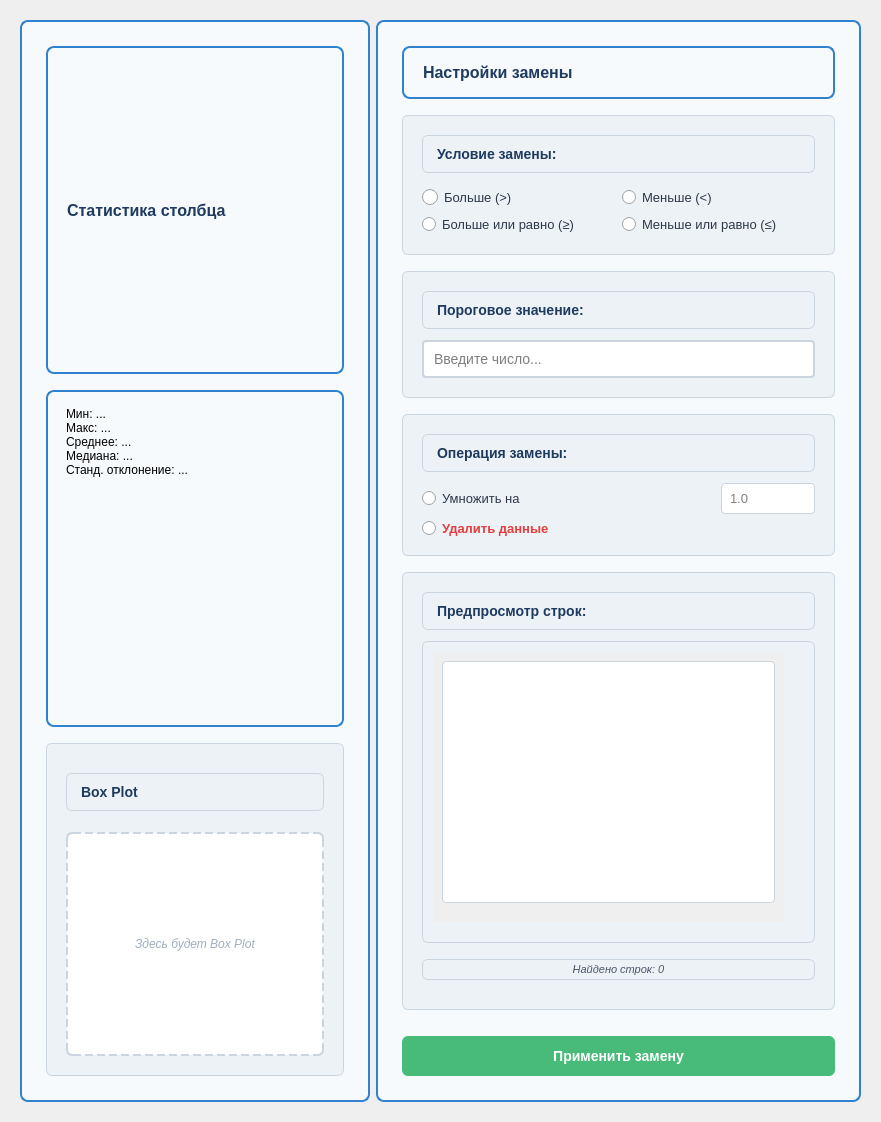
                    <widget class="QWidget" name="scrollAreaWidgetContents_7">
                     <property name="geometry">
                      <rect>
                       <x>0</x>
                       <y>0</y>
                       <width>881</width>
                       <height>1122</height>
                      </rect>
                     </property>
                     <layout class="QVBoxLayout" name="verticalLayout_20">
                      <item>
                       <widget class="QFrame" name="replace_numeric_content_frame">
                        <property name="minimumSize">
                         <size>
                          <width>0</width>
                          <height>1100</height>
                         </size>
                        </property>
                        <property name="styleSheet">
                         <string notr="true">QFrame {
    background-color: transparent;
    border: none;
}</string>
                        </property>
                        <layout class="QHBoxLayout" name="horizontalLayout_replace_numeric_content">
                         <item>
                          <widget class="QFrame" name="replace_numeric_left_frame">
                           <property name="minimumSize">
                            <size>
                             <width>350</width>
                             <height>800</height>
                            </size>
                           </property>
                           <property name="styleSheet">
                            <string notr="true">QFrame {
    background-color: #f7fafc;
    border: 2px solid #3182ce;
    border-radius: 8px;
    padding: 15px;
}</string>
                           </property>
                           <layout class="QVBoxLayout" name="verticalLayout_replace_numeric_left">
                            <item>
                             <widget class="QLabel" name="replace_numeric_stats_label">
                              <property name="styleSheet">
                               <string notr="true">color: #1e3a5f;
font-size: 16px;
font-weight: bold;
text-align: center;
margin-bottom: 10px;</string>
                              </property>
                              <property name="text">
                               <string>Статистика столбца</string>
                              </property>
                             </widget>
                            </item>
                            <item>
                             <widget class="QLabel" name="replace_numeric_stats_text">
                              <property name="styleSheet">
                               <string notr="true">color: #2d3748;
font-size: 13px;
padding: 10px;
background-color: #edf2f7;
border-radius: 6px;
border-left: 4px solid #3182ce;
font-family: &quot;Consolas&quot;, monospace;
word-wrap: break-word;
}</string>
                              </property>
                              <property name="text">
                               <string>Мин: ...
Макс: ...
Среднее: ...
Медиана: ...
Станд. отклонение: ...</string>
                              </property>
                              <property name="alignment">
                               <set>Qt::AlignLeading</set>
                              </property>
                             </widget>
                            </item>
                            <item>
                             <widget class="QFrame" name="replace_numeric_boxplot_frame">
                              <property name="styleSheet">
                               <string notr="true">QFrame {
    background-color: #edf2f7;
    border: 1px solid #cbd5e0;
    border-radius: 6px;
    padding: 10px;
    margin-top: 10px;
}</string>
                              </property>
                              <layout class="QVBoxLayout" name="verticalLayout_replace_boxplot">
                               <item>
                                <widget class="QLabel" name="replace_numeric_boxplot_label">
                                 <property name="styleSheet">
                                  <string notr="true">color: #1e3a5f;
font-size: 14px;
font-weight: bold;
text-align: center;
margin-bottom: 5px;</string>
                                 </property>
                                 <property name="text">
                                  <string>Box Plot</string>
                                 </property>
                                </widget>
                               </item>
                               <item>
                                <widget class="QLabel" name="replace_numeric_boxplot_placeholder">
                                 <property name="styleSheet">
                                  <string notr="true">QLabel {
    background-color: white;
    border: 2px dashed #cbd5e0;
    border-radius: 6px;
    min-height: 200px;
    color: #a0aec0;
    font-style: italic;
}</string>
                                 </property>
                                 <property name="text">
                                  <string>Здесь будет Box Plot</string>
                                 </property>
                                 <property name="alignment">
                                  <set>Qt::AlignCenter</set>
                                 </property>
                                </widget>
                               </item>
                              </layout>
                             </widget>
                            </item>
                           </layout>
                          </widget>
                         </item>
                         <item>
                          <widget class="QFrame" name="replace_numeric_right_frame">
                           <property name="minimumSize">
                            <size>
                             <width>450</width>
                             <height>1000</height>
                            </size>
                           </property>
                           <property name="styleSheet">
                            <string notr="true">QFrame {
    background-color: #f7fafc;
    border: 2px solid #3182ce;
    border-radius: 8px;
    padding: 15px;
}</string>
                           </property>
                           <layout class="QVBoxLayout" name="verticalLayout_replace_numeric_right">
                            <item>
                             <widget class="QLabel" name="replace_numeric_settings_label">
                              <property name="styleSheet">
                               <string notr="true">color: #1e3a5f;
font-size: 16px;
font-weight: bold;
text-align: center;
margin-bottom: 10px;</string>
                              </property>
                              <property name="text">
                               <string>Настройки замены</string>
                              </property>
                             </widget>
                            </item>
                            <item>
                             <widget class="QFrame" name="replace_numeric_condition_frame">
                              <property name="styleSheet">
                               <string notr="true">QFrame {
    background-color: #edf2f7;
    border: 1px solid #cbd5e0;
    border-radius: 6px;
    padding: 10px;
    margin-bottom: 10px;
}</string>
                              </property>
                              <layout class="QVBoxLayout" name="verticalLayout_replace_numeric_condition">
                               <item>
                                <widget class="QLabel" name="replace_numeric_condition_label">
                                 <property name="styleSheet">
                                  <string notr="true">color: #1e3a5f;
font-size: 14px;
font-weight: bold;
margin-bottom: 8px;</string>
                                 </property>
                                 <property name="text">
                                  <string>Условие замены:</string>
                                 </property>
                                </widget>
                               </item>
                               <item>
                                <layout class="QGridLayout" name="gridLayout_replace_numeric_condition">
                                 <item row="0" column="0">
                                  <widget class="QRadioButton" name="replace_numeric_radio_greater">
                                   <property name="styleSheet">
                                    <string notr="true">QRadioButton {
    font-size: 13px;
    color: #2d3748;
}
QRadioButton::indicator {
    width: 16px;
    height: 16px;
}
QRadioButton::indicator:checked {
    background-color: #3182ce;
    border: 2px solid #3182ce;
}</string>
                                   </property>
                                   <property name="text">
                                    <string>Больше (&gt;)</string>
                                   </property>
                                  </widget>
                                 </item>
                                 <item row="0" column="1">
                                  <widget class="QRadioButton" name="replace_numeric_radio_less">
                                   <property name="styleSheet">
                                    <string notr="true">QRadioButton {
    font-size: 13px;
    color: #2d3748;
}</string>
                                   </property>
                                   <property name="text">
                                    <string>Меньше (&lt;)</string>
                                   </property>
                                  </widget>
                                 </item>
                                 <item row="1" column="0">
                                  <widget class="QRadioButton" name="replace_numeric_radio_greater_equal">
                                   <property name="styleSheet">
                                    <string notr="true">QRadioButton {
    font-size: 13px;
    color: #2d3748;
}</string>
                                   </property>
                                   <property name="text">
                                    <string>Больше или равно (≥)</string>
                                   </property>
                                  </widget>
                                 </item>
                                 <item row="1" column="1">
                                  <widget class="QRadioButton" name="replace_numeric_radio_less_equal">
                                   <property name="styleSheet">
                                    <string notr="true">QRadioButton {
    font-size: 13px;
    color: #2d3748;
}</string>
                                   </property>
                                   <property name="text">
                                    <string>Меньше или равно (≤)</string>
                                   </property>
                                  </widget>
                                 </item>
                                </layout>
                               </item>
                              </layout>
                             </widget>
                            </item>
                            <item>
                             <widget class="QFrame" name="replace_numeric_threshold_frame">
                              <property name="styleSheet">
                               <string notr="true">QFrame {
    background-color: #edf2f7;
    border: 1px solid #cbd5e0;
    border-radius: 6px;
    padding: 10px;
    margin-bottom: 10px;
}</string>
                              </property>
                              <layout class="QVBoxLayout" name="verticalLayout_replace_numeric_threshold">
                               <item>
                                <widget class="QLabel" name="replace_numeric_threshold_label">
                                 <property name="styleSheet">
                                  <string notr="true">color: #1e3a5f;
font-size: 14px;
font-weight: bold;
margin-bottom: 5px;</string>
                                 </property>
                                 <property name="text">
                                  <string>Пороговое значение:</string>
                                 </property>
                                </widget>
                               </item>
                               <item>
                                <widget class="QLineEdit" name="replace_numeric_threshold_edit">
                                 <property name="styleSheet">
                                  <string notr="true">QLineEdit {
    background-color: white;
    border: 2px solid #cbd5e0;
    border-radius: 4px;
    padding: 8px;
    font-size: 14px;
}
QLineEdit:focus {
    border-color: #3182ce;
}</string>
                                 </property>
                                 <property name="placeholderText">
                                  <string>Введите число...</string>
                                 </property>
                                </widget>
                               </item>
                              </layout>
                             </widget>
                            </item>
                            <item>
                             <widget class="QFrame" name="replace_numeric_operation_frame">
                              <property name="styleSheet">
                               <string notr="true">QFrame {
    background-color: #edf2f7;
    border: 1px solid #cbd5e0;
    border-radius: 6px;
    padding: 10px;
    margin-bottom: 10px;
}</string>
                              </property>
                              <layout class="QVBoxLayout" name="verticalLayout_replace_numeric_operation">
                               <item>
                                <widget class="QLabel" name="replace_numeric_operation_label">
                                 <property name="styleSheet">
                                  <string notr="true">color: #1e3a5f;
font-size: 14px;
font-weight: bold;
margin-bottom: 5px;</string>
                                 </property>
                                 <property name="text">
                                  <string>Операция замены:</string>
                                 </property>
                                </widget>
                               </item>
                               <item>
                                <layout class="QHBoxLayout" name="horizontalLayout_replace_numeric_operation">
                                 <item>
                                  <widget class="QRadioButton" name="replace_numeric_radio_multiply">
                                   <property name="styleSheet">
                                    <string notr="true">QRadioButton {
    font-size: 13px;
    color: #2d3748;
}</string>
                                   </property>
                                   <property name="text">
                                    <string>Умножить на</string>
                                   </property>
                                  </widget>
                                 </item>
                                 <item>
                                  <widget class="QLineEdit" name="replace_numeric_multiply_edit">
                                   <property name="styleSheet">
                                    <string notr="true">QLineEdit {
    background-color: white;
    border: 1px solid #cbd5e0;
    border-radius: 4px;
    padding: 6px;
    font-size: 13px;
    max-width: 80px;
}
QLineEdit:focus {
    border-color: #3182ce;
}</string>
                                   </property>
                                   <property name="placeholderText">
                                    <string>1.0</string>
                                   </property>
                                  </widget>
                                 </item>
                                </layout>
                               </item>
                               <item>
                                <widget class="QRadioButton" name="replace_numeric_radio_delete">
                                 <property name="styleSheet">
                                  <string notr="true">QRadioButton {
    font-size: 13px;
    color: #e53e3e;
    font-weight: bold;
}
QRadioButton::indicator:checked {
    background-color: #e53e3e;
    border: 2px solid #e53e3e;
}</string>
                                 </property>
                                 <property name="text">
                                  <string>Удалить данные</string>
                                 </property>
                                </widget>
                               </item>
                              </layout>
                             </widget>
                            </item>
                            <item>
                             <widget class="QFrame" name="replace_numeric_preview_frame">
                              <property name="styleSheet">
                               <string notr="true">QFrame {
    background-color: #edf2f7;
    border: 1px solid #cbd5e0;
    border-radius: 6px;
    padding: 10px;
    margin-bottom: 10px;
}</string>
                              </property>
                              <layout class="QVBoxLayout" name="verticalLayout_replace_numeric_preview">
                               <item>
                                <widget class="QLabel" name="replace_numeric_preview_label">
                                 <property name="styleSheet">
                                  <string notr="true">color: #1e3a5f;
font-size: 14px;
font-weight: bold;
margin-bottom: 5px;</string>
                                 </property>
                                 <property name="text">
                                  <string>Предпросмотр строк:</string>
                                 </property>
                                </widget>
                               </item>
                               <item>
                                <widget class="QScrollArea" name="replace_numeric_preview_scroll">
                                 <property name="widgetResizable">
                                  <bool>true</bool>
                                 </property>
                                 <widget class="QWidget" name="scrollAreaWidgetContents_8">
                                  <property name="geometry">
                                   <rect>
                                    <x>0</x>
                                    <y>0</y>
                                    <width>149</width>
                                    <height>149</height>
                                   </rect>
                                  </property>
                                  <layout class="QVBoxLayout" name="verticalLayout_21">
                                   <item>
                                    <widget class="QTableWidget" name="replace_numeric_preview_table">
                                     <property name="styleSheet">
                                      <string notr="true">QTableWidget {
    background-color: white;
    border: 1px solid #cbd5e0;
    border-radius: 4px;
    font-size: 11px;
}
QTableWidget::item {
    padding: 4px;
    border-bottom: 1px solid #e2e8f0;
}
QTableWidget::item:selected {
    background-color: #3182ce;
    color: white;
}
QHeaderView::section {
    background-color: #3182ce;
    color: white;
    padding: 6px;
    border: none;
    font-weight: bold;
    font-size: 10px;
}</string>
                                     </property>
                                     <property name="alternatingRowColors">
                                      <bool>true</bool>
                                     </property>
                                     <property name="selectionMode">
                                      <enum>QAbstractItemView::SingleSelection</enum>
                                     </property>
                                     <property name="selectionBehavior">
                                      <enum>QAbstractItemView::SelectRows</enum>
                                     </property>
                                    </widget>
                                   </item>
                                  </layout>
                                 </widget>
                                </widget>
                               </item>
                               <item>
                                <widget class="QLabel" name="replace_numeric_preview_info_label">
                                 <property name="styleSheet">
                                  <string notr="true">color: #4a5568;
font-size: 11px;
padding: 3px;
text-align: center;
font-style: italic;</string>
                                 </property>
                                 <property name="text">
                                  <string>Найдено строк: 0</string>
                                 </property>
                                 <property name="alignment">
                                  <set>Qt::AlignCenter</set>
                                 </property>
                                </widget>
                               </item>
                              </layout>
                             </widget>
                            </item>
                            <item>
                             <widget class="QPushButton" name="replace_numeric_apply_button">
                              <property name="styleSheet">
                               <string notr="true">QPushButton {
    background-color: #48bb78;
    color: white;
    border: none;
    padding: 12px 20px;
    border-radius: 6px;
    font-weight: bold;
    font-size: 14px;
    margin-top: 10px;
}
QPushButton:hover {
    background-color: #3c9e65;
}
QPushButton:pressed {
    background-color: #286a43;
}
QPushButton:disabled {
    background-color: #a0aec0;
    color: #e2e8f0;
}</string>
                              </property>
                              <property name="text">
                               <string>Применить замену</string>
                              </property>
                             </widget>
                            </item>
                           </layout>
                          </widget>
                         </item>
                        </layout>
                       </widget>
                      </item>
                     </layout>
                    </widget>
